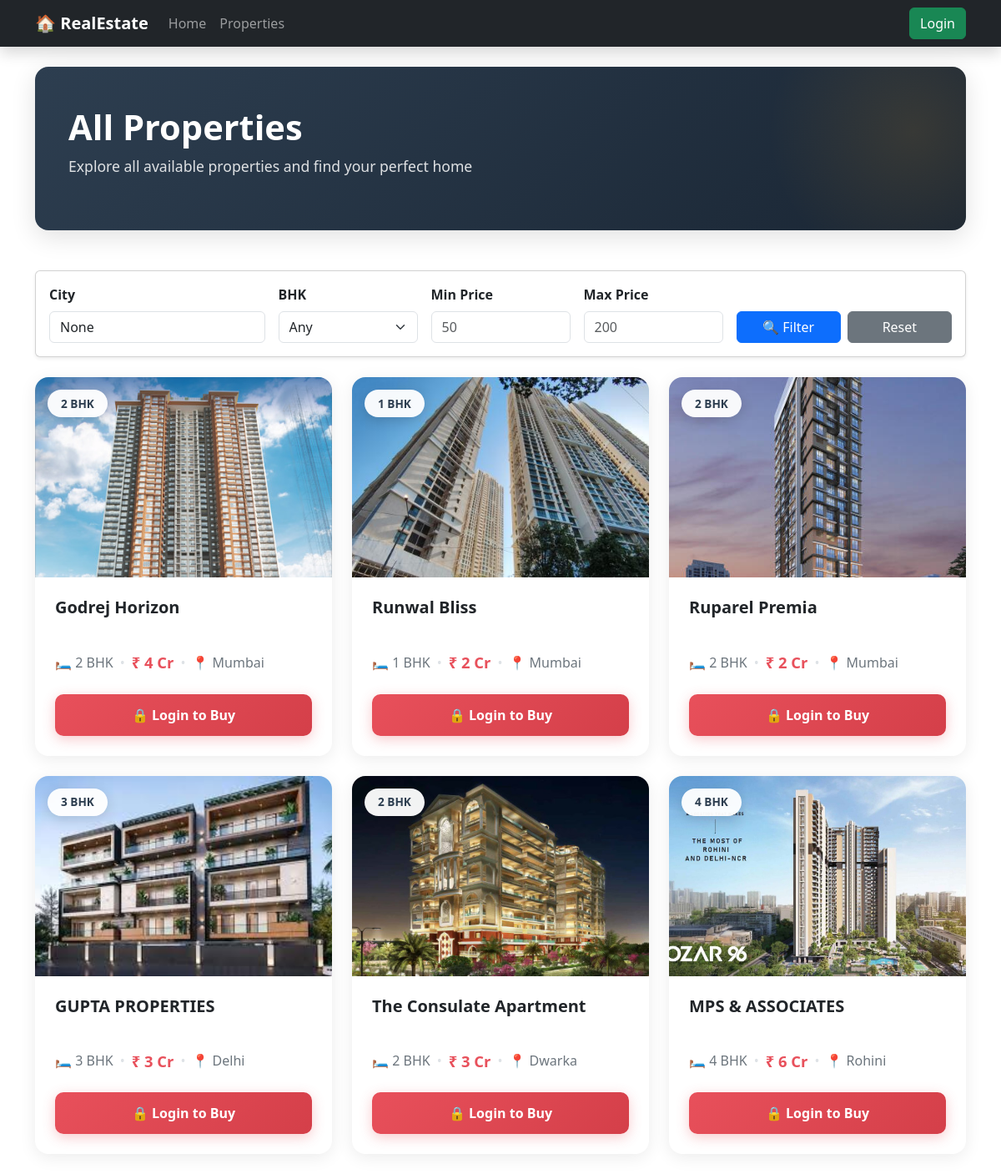
The page /properties/listings/ on the database its author committed.
### properties/models.py (models this page shows, shortened)
class Property(models.Model):
    title = models.CharField(max_length=200, default="No Title")
    description = models.TextField(default="No Description")
    price = models.IntegerField(default=0)
    city = models.CharField(max_length=100, default="Unknown")
    state = models.CharField(max_length=100, default="Unknown")
    address = models.CharField(max_length=255, default="Not Available")
    bhk = models.IntegerField(default=1)
    main_image = models.ImageField(upload_to='properties/', blank=True, null=True)
    property_type = models.CharField(max_length=50, default="Apartment")
    furnished = models.CharField(max_length=50, default="Unfurnished")
    amenities = models.TextField(default="")
    seller = models.ForeignKey(User, on_delete=models.CASCADE, related_name="properties")
    created_at = models.DateTimeField(auto_now_add=True)

### properties/views.py (the view)
# urls.py: path("listings/", listings_view, name="listings"),
def listings_view(request):
    properties = Property.objects.all()
    city = request.GET.get('city')
    bhk = request.GET.get('bhk')
    min_price = request.GET.get('min_price')
    max_price = request.GET.get('max_price')
    if city:
        properties = properties.filter(city__icontains=city)
    if bhk:
        properties = properties.filter(bhk=bhk)
    if min_price:
        properties = properties.filter(price__gte=min_price)
    if max_price:
        properties = properties.filter(price__lte=max_price)
    paginator = Paginator(properties, 6)  # 6 properties per page
    page_number = request.GET.get('page')
    page_obj = paginator.get_page(page_number)
    context = {
        'page_obj': page_obj,
        'properties': page_obj.object_list,
        'selected_city': city,
        'selected_bhk': bhk,
        'min_price': min_price,
        'max_price': max_price,
    }
    return render(request, 'properties/listings.html', context)

### properties/context_processors.py (called while the page is built)
def property_count(request):
    return {
        "total_properties": Property.objects.count()
    }

### templates/properties/listings.html (shortened to what this page needs)
{% extends 'base.html' %}
{% block content %}
<div class="page-header">
    <h2>All Properties</h2>
    <p>Explore all available properties and find your perfect home</p>
</div>
<form method="get" class="card shadow-sm p-3 mb-4">
    <div class="row g-3 align-items-end">
        <div class="col-md-3">
            <label class="form-label fw-semibold">City</label>
            <input type="text" name="city" class="form-control"
                   placeholder="e.g. Pune"
                   value="{{ selected_city }}">
        </div>
        <div class="col-md-2">
            <label class="form-label fw-semibold">BHK</label>
            <select name="bhk" class="form-select">
                <option value="">Any</option>
            </select>
        </div>
        <div class="col-md-2">
            <label class="form-label fw-semibold">Min Price</label>
            <input type="number" name="min_price" class="form-control"
                   placeholder="50"
                   value="{{ min_price }}">
        </div>
        <div class="col-md-2">
            <label class="form-label fw-semibold">Max Price</label>
            <input type="number" name="max_price" class="form-control"
                   placeholder="200"
                   value="{{ max_price }}">
        </div>
        <div class="col-md-3 d-flex gap-2">
            <button type="submit" class="btn btn-primary w-100">
                🔍 Filter
            </button>
            <a href="{% url 'listings' %}" class="btn btn-secondary w-100">
                Reset
            </a>
        </div>
    </div>
</form>
<div class="row g-4">
    {% if properties %}
        {% for p in properties %}
        <div class="col-lg-4 col-md-6">
            <div class="property-card card">
                <div class="card-img-wrapper">
                    {% if p.main_image %}
                        <img src="{{ p.main_image.url }}" alt="{{ p.title }}">
                    {% else %}
                        <img src="https://via.placeholder.com/400x300?text=No+Image">
                    {% endif %}
                    <span class="property-type-badge">{{ p.bhk }} BHK</span>
                </div>
                <div class="card-body">
                    <h5>
                        <a href="{% url 'property_detail' p.id %}" class="text-decoration-none text-dark">
                            {{ p.title }}
                        </a>
                    </h5>
                    <div class="property-details">
                        <span>🛏 {{ p.bhk }} BHK</span>
                        <span class="divider">•</span>
                        <span class="price-highlight">₹ {{ p.price }} Cr</span>
                        <span class="divider">•</span>
                        <span>📍 {{ p.city }}</span>
                    </div>
                    <div class="card-actions">
                        {% if user.is_authenticated %}
                            <a href="{% url 'book_visit' p.id %}" class="btn btn-buy">
                                🏡 Buy Now
                            </a>
                        {% else %}
                            <a href="{% url 'login_user' %}" class="btn btn-login-required">
                                🔒 Login to Buy
                            </a>
                        {% endif %}
                    </div>
                </div>
            </div>
        </div>
        {% endfor %}
    {% endif %}
</div>
{% endblock %}

### templates/properties/listings.html (style rules this page uses)
:root { --primary-color: #2D3E50; --secondary-color: #E8505B; --accent-color: #F9A826; --success-color: #28A745; --light-bg: #F8F9FA; --dark-text: #1A1A1A; --light-text: #6C757D; }
.page-header { background: linear-gradient(135deg, var(--primary-color) 0%, #1a2634 100%); border-radius: 16px; padding: 3rem 2.5rem; margin-bottom: 3rem; box-shadow: 0 8px 30px rgba(0,0,0,0.12); position: relative; overflow: hidden; }
.page-header::before { content: ''; position: absolute; top: -50%; right: -10%; width: 350px; height: 350px; background: radial-gradient(circle, rgba(249, 168, 38, 0.12) 0%, transparent 70%); border-radius: 50%; }
.page-header h2 { color: white; font-weight: 800; font-size: 2.6rem; margin: 0; position: relative; z-index: 1; }
.page-header p { color: rgba(255,255,255,0.85); font-size: 1.1rem; margin-top: 0.5rem; position: relative; z-index: 1; }
.property-card { border: none; border-radius: 16px; overflow: hidden; transition: all 0.4s ease; box-shadow: 0 4px 20px rgba(0,0,0,0.08); height: 100%; background: white; display: flex; flex-direction: column; }
.card-img-wrapper { position: relative; overflow: hidden; height: 240px; }
.property-card img { width: 100%; height: 100%; object-fit: cover; transition: transform 0.4s ease; }
.property-type-badge { position: absolute; top: 15px; left: 15px; background: rgba(255, 255, 255, 0.95); color: var(--primary-color); padding: 0.4rem 1rem; border-radius: 20px; font-size: 0.85rem; font-weight: 600; box-shadow: 0 4px 15px rgba(0,0,0,0.15); }
.property-card .card-body { padding: 1.5rem; display: flex; flex-direction: column; flex-grow: 1; }
.property-card h5 { color: var(--primary-color); font-weight: 700; font-size: 1.25rem; margin-bottom: 1rem; min-height: 3rem; overflow: hidden; }
.property-details { color: var(--light-text); font-size: 1rem; margin-bottom: 1.5rem; display: flex; align-items: center; gap: 0.5rem; flex-wrap: wrap; }
.property-details span { display: inline-flex; align-items: center; gap: 0.3rem; }
.property-details .divider { color: #dee2e6; }
.price-highlight { color: var(--secondary-color); font-weight: 700; font-size: 1.15rem; }
.card-actions { margin-top: auto; }
.btn-login-required { background: linear-gradient(135deg, var(--secondary-color) 0%, #d43f49 100%); color: white; border: none; padding: 0.8rem 2rem; border-radius: 10px; font-weight: 600; transition: all 0.3s ease; width: 100%; box-shadow: 0 4px 15px rgba(232, 80, 91, 0.3); display: inline-flex; align-items: center; justify-content: center; gap: 0.5rem; }

### rows shown on the page
Property: main_image (picture), bhk "2", title "Godrej Horizon", price "4", city "Mumbai"
Property: main_image (picture), bhk "1", title "Runwal Bliss", price "2", city "Mumbai"
Property: main_image (picture), bhk "2", title "Ruparel Premia", price "2", city "Mumbai"
Property: main_image (picture), bhk "3", title "GUPTA PROPERTIES", price "3", city "Delhi"
Property: main_image (picture), bhk "2", title "The Consulate Apartment", price "3", city "Dwarka"
Property: main_image (picture), bhk "4", title "MPS & ASSOCIATES", price "6", city "Rohini"
